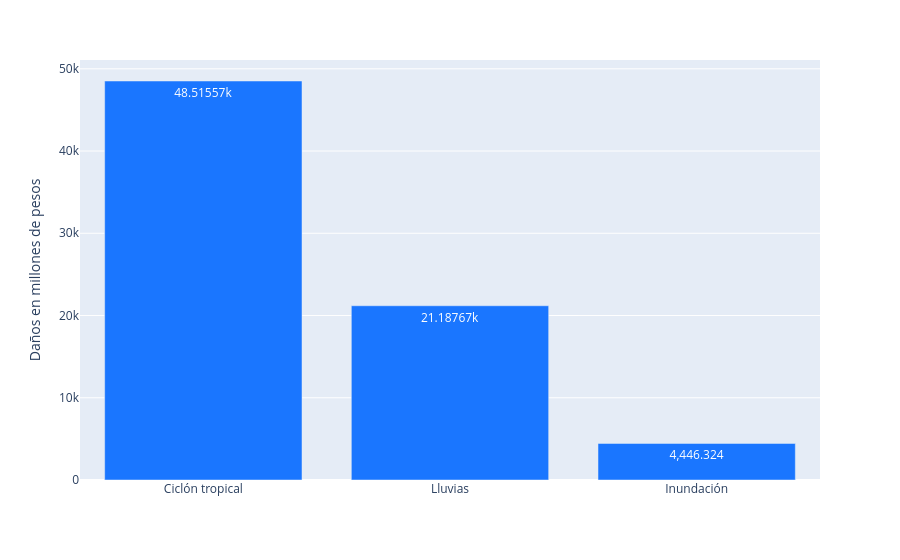

Notebook source saved alongside this figure:
### Code cell
fig=px.bar(impacto_economico, color_discrete_sequence=['rgb(26, 118, 255)'], text_auto=True)
fig.update_layout(xaxis_title=" ", yaxis_title="Daños en millones de pesos", showlegend=False)
fig.show()

### Figure 1 — Plotly figure (JSON) as saved in the notebook; plotly's stock layout.template omitted (floating-point values rounded to 4 significant figures)
{"data": [{"hovertemplate": "variable=0<br>index=%{x}<br>value=%{y}<extra></extra>", "legendgroup": "0", "marker": {"color": "rgb(26, 118, 255)", "pattern": {"shape": ""}}, "name": "0", "orientation": "v", "showlegend": true, "textposition": "auto", "texttemplate": "%{y}", "type": "bar", "x": ["Ciclón tropical", "Lluvias", "Inundación"], "xaxis": "x", "y": [48520.0, 21190.0, 4446.0], "yaxis": "y"}], "layout": {"barmode": "relative", "legend": {"title": {"text": "variable"}, "tracegroupgap": 0}, "margin": {"t": 60}, "showlegend": false, "xaxis": {"anchor": "y", "domain": [0, 1], "title": {"text": " "}}, "yaxis": {"anchor": "x", "domain": [0, 1], "title": {"text": "Daños en millones de pesos"}}}}
